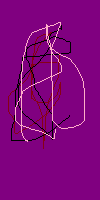
#> input picture casetest/graphics/image/purpleImage.png, 100 x 200 px
$ python rotate.py
#> lines starting #> are read from the running program, lines starting #| are printed output that depends on the picture
from PIL import Image
purpleImage = Image.open('purpleImage.png')
#> purpleImage is the input picture: PIL image 100x200 RGBA; mean R, G, B, A 128.9, 4.6, 125.1, 255
purpleImage.rotate(90,expand=True).save('purpleImage90.png')
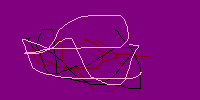
#> saved as purpleImage90.png: PIL image 200x100 RGBA; mean R, G, B, A 128.9, 4.6, 125.1, 255
purpleImage.rotate(180).save('purpleImage180.png')
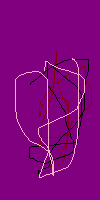
#> saved as purpleImage180.png: PIL image 100x200 RGBA; mean R, G, B, A 128.9, 4.6, 125.1, 255
purpleImage.rotate(270,expand=True).save('purpleImage270.png')
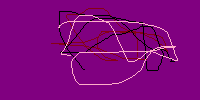
#> saved as purpleImage270.png: PIL image 200x100 RGBA; mean R, G, B, A 128.9, 4.6, 125.1, 255
purpleImage.rotate(6).save('purpleImage6.png')
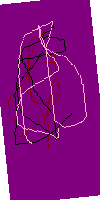
#> saved as purpleImage6.png: PIL image 100x200 RGBA; mean R, G, B, A 121.1, 4.6, 117.4, 239.6; transparent parts drawn white
purpleImage.rotate(6, expand=True).save('purpleImage6_exanded.png')
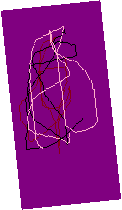
#> saved as purpleImage6_exanded.png: PIL image 122x210 RGBA; mean R, G, B, A 100.6, 3.6, 97.6, 199; transparent parts drawn white
purpleImage.transpose(Image.FLIP_LEFT_RIGHT).save('horizontal_flip.png')
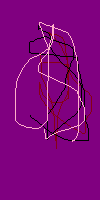
#> saved as horizontal_flip.png: PIL image 100x200 RGBA; mean R, G, B, A 128.9, 4.6, 125.1, 255
purpleImage.transpose(Image.FLIP_TOP_BOTTOM).save('vertical_flip.png')
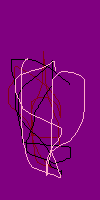
#> saved as vertical_flip.png: PIL image 100x200 RGBA; mean R, G, B, A 128.9, 4.6, 125.1, 255
